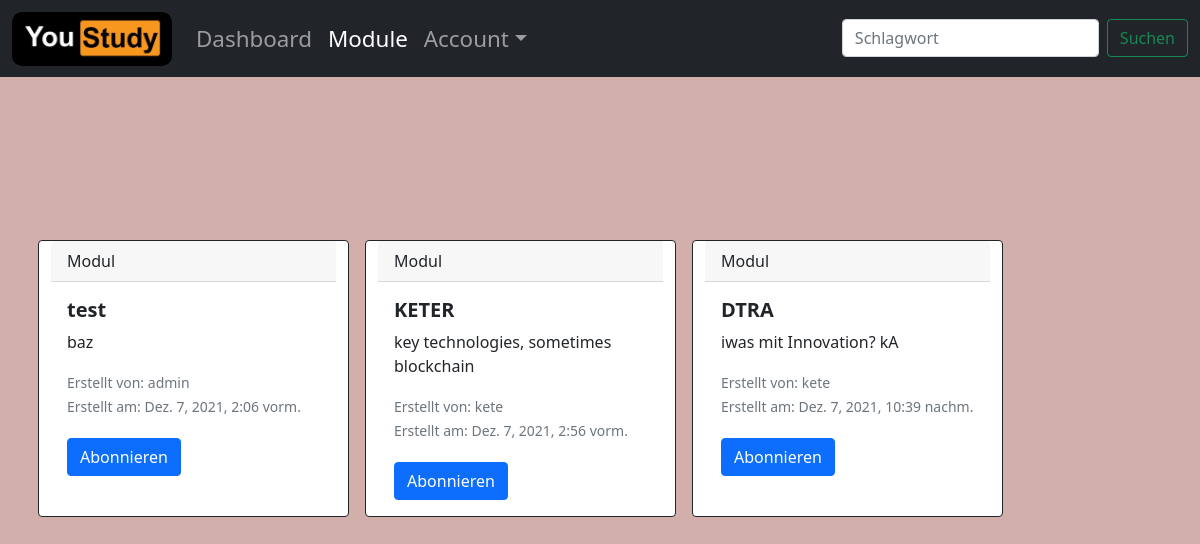
/courses/ (signed in), run on an earlier commit of the app's database.
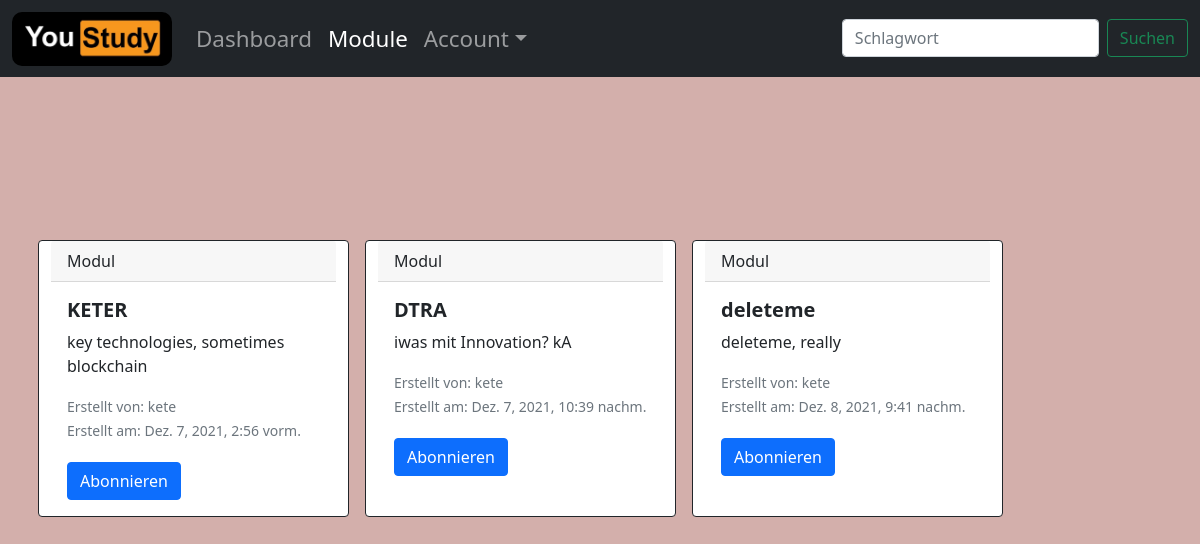
And on a later commit of the database.
### course/models.py (models this page shows)
class Course(models.Model):
    name = models.CharField(max_length=256, unique=True)
    description = models.TextField(null=True, blank=True, max_length=2048, verbose_name="Beschreibung")
    tags = TaggableManager(blank=True)
    date_created = models.DateTimeField(auto_now_add=True, verbose_name="Erstellt am")
    date_modified = models.DateTimeField(auto_now_add=True, verbose_name="Angepasst am")
    created_by = models.ForeignKey(Profile, on_delete=models.CASCADE, related_name="course_created_by", verbose_name="erstellt von")
    responsible_teachers = models.ManyToManyField(Profile, through="CourseResponsibleTeachers", related_name="course_responsible_teacher", verbose_name="Verantwortliche Dozenten")
    subscribed_students = models.ManyToManyField(Profile, through="CourseSubscribedStudents", related_name="course_subscribed_students", verbose_name="Eingeschriebene Studenten")

### base/models.py (models this page shows, shortened)
class Profile(models.Model):
    user = models.OneToOneField(User, on_delete=models.CASCADE)
    birth_date = models.DateField(null=True, blank=True)

### course/views.py (the view)
# urls.py: path("", views.courses, name="courses"),
@login_required
def courses(request):
    context = {
        "courses": Course.objects.all(),
        "is_teacher": request.user.groups.filter(name="teachers").exists()
    }
    return render(request=request, template_name="courses.html", context=context)

### course/templates/courses.html (shortened to what this page needs)
{% extends "base/base.html" %}
{% block content %}
  <div class="container pt-1">
    <div class="row row-cols-4 row-cols-md-4">
      {% for course in courses %}
      <div class="card border-dark mb-3 m-2"  onclick="location.href='{% url 'lessons' course_id=course.id  %}';" style="cursor: pointer;">
        <div class="card-header">
          Modul
        </div>
        <div class="card-body text-dark">
          <h5 class="card-title"><strong>{{ course.name }}</strong></h5>
          <p class="card-text">{{ course.description }}</p>
          <p class="card-text"><small class="text-muted">Erstellt von: {{ course.created_by.user }}<br>Erstellt am: {{ course.date_created }}</small></p>
          {% if is_teacher %}
          <a href="{% url 'courses_update' course_id=course.id  %}" class="btn btn-primary">Editieren</a>
          <a href="{% url 'lessons_create' course_id=course.id  %}" class="btn btn-primary">Lektion hinzufügen</a>
          {% else %}<a href="#" class="btn btn-primary mt-1">Abonnieren</a>{% endif %}
        </div>
      </div>
    {% endfor %}
    </div>
  </div>
{% endblock %}

### base/templates/base/base.html (shortened to what this page needs)
<!DOCTYPE html>
<html lang="de">
  <head>
    {% load static %}
    <link href="https://cdn.jsdelivr.net/npm/bootstrap@5.0.2/dist/css/bootstrap.min.css" rel="stylesheet">
    <link rel="stylesheet" href="{% static 'stylesheets/site.css' %}">
  </head>
  <body>
  {% include 'base/navigation.html' %}
  {% block content %}
  {% endblock %}
  </body>
</html>

### base/templates/base/navigation.html (shortened to what this page needs)
{% load static %}
<nav class="navbar navbar-expand-lg fixed-top navbar-dark bg-dark" aria-label="Main navigation" style="padding-bottom: 2px; padding-top: 2px;">
  <div class="container-fluid">
    <a class="navbar-brand" href="{% url 'dashboard' %}"><img class="mb-1 ketehs21-logo-medium" src="{% static 'images/logo_medium.jpg' %}" alt="Logo goes here" style="width: 160px; height: auto;"></a>
    {% with request.resolver_match.view_name as view_name %}
    <div class="navbar-collapse offcanvas-collapse" id="navbarsExampleDefault">
      <ul class="navbar-nav me-auto mb-1 mb-lg-0">
        <li class="nav-item">
          <a class="nav-link {% if view_name == 'dashboard' %}active{% endif %}" aria-current="page" href="{% url 'dashboard' %}">Dashboard</a>
        </li>
        <li class="nav-item">
          <a class="nav-link {% if view_name == 'courses' %}active{% endif %}" aria-current="page" href="{% url 'courses' %}">Module</a>
        </li>
        <li class="nav-item dropdown">
          <a class="nav-link dropdown-toggle {% if view_name in 'settings' %}active{% endif %}" href="{% url 'settings' %}" id="dropdown01" data-bs-toggle="dropdown" aria-expanded="false">Account</a>
        </li>
        <li class="nav-item">
          <a class="nav-link" href="{% url 'about' %}"></a>
        </li>
      </ul>
      <form class="d-flex">
        <input class="form-control me-2" type="search" placeholder="Schlagwort" aria-label="Search">
        <button class="btn btn-outline-success" type="submit">Suchen</button>
      </form>
    </div>
    {% endwith %}
  </div>
</nav>

### static/stylesheets/site.css (style rules this page uses)
html, body { height: 100%; }
body { display: flex; align-items: center; padding-bottom: 40px; background-color: #d3afab; }
.nav-item, li { font-size: 1.4em; }
.ketehs21-logo-medium { object-fit: contain; margin: 5px 0; border-radius: 10px; }
.card { box-sizing: content-box; }

What changed in the data, as far as the page shows it:
removed Course: name "test", description "baz", created_by.user "admin", date_created "Dez. 7, 2021, 2:06 vorm."
added Course: name "deleteme", description "deleteme, really", created_by.user "kete", date_created "Dez. 8, 2021, 9:41 nachm."
